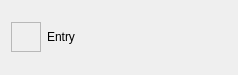
<?xml version="1.0" encoding="UTF-8"?>
<ui version="4.0">
 <class>LegendItem</class>
 <widget class="QWidget" name="LegendItem">
  <property name="geometry">
   <rect>
    <x>0</x>
    <y>0</y>
    <width>238</width>
    <height>75</height>
   </rect>
  </property>
  <property name="windowTitle">
   <string>Form</string>
  </property>
  <layout class="QGridLayout" name="gridLayout">
   <item row="0" column="0">
    <widget class="QFrame" name="frame">
     <property name="sizePolicy">
      <sizepolicy hsizetype="Fixed" vsizetype="Fixed">
       <horstretch>0</horstretch>
       <verstretch>0</verstretch>
      </sizepolicy>
     </property>
     <property name="minimumSize">
      <size>
       <width>30</width>
       <height>30</height>
      </size>
     </property>
     <property name="maximumSize">
      <size>
       <width>30</width>
       <height>30</height>
      </size>
     </property>
     <property name="frameShape">
      <enum>QFrame::StyledPanel</enum>
     </property>
     <property name="frameShadow">
      <enum>QFrame::Raised</enum>
     </property>
    </widget>
   </item>
   <item row="0" column="1">
    <widget class="QLabel" name="label">
     <property name="text">
      <string>Entry</string>
     </property>
    </widget>
   </item>
  </layout>
 </widget>
 <resources/>
 <connections/>
</ui>
